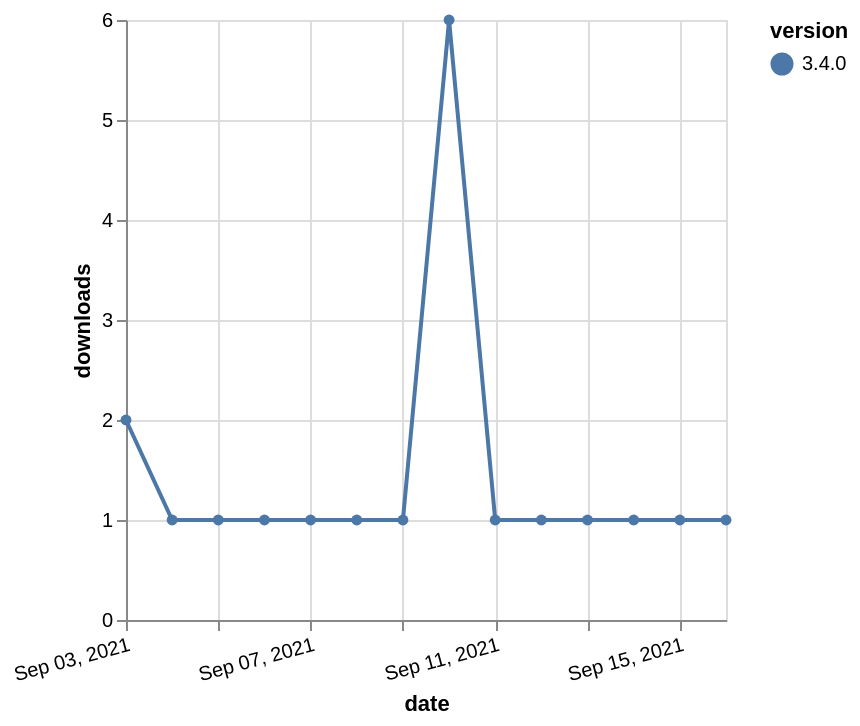

Write a Vega-Lite specification for this figure.
### Vega-Lite specification from a JSON file in a GitHub repository (floating-point values rounded to 4 significant figures)
{"$schema": "https://vega.github.io/schema/vega-lite/v5.json", "description": "A simple bar chart with embedded data.", "data": {"values": [{"date": "2021-09-03", "total": 502, "delta": 2, "version": "3.4.0"}, {"date": "2021-09-04", "total": 503, "delta": 1, "version": "3.4.0"}, {"date": "2021-09-05", "total": 504, "delta": 1, "version": "3.4.0"}, {"date": "2021-09-06", "total": 505, "delta": 1, "version": "3.4.0"}, {"date": "2021-09-07", "total": 506, "delta": 1, "version": "3.4.0"}, {"date": "2021-09-08", "total": 507, "delta": 1, "version": "3.4.0"}, {"date": "2021-09-09", "total": 508, "delta": 1, "version": "3.4.0"}, {"date": "2021-09-10", "total": 514, "delta": 6, "version": "3.4.0"}, {"date": "2021-09-11", "total": 515, "delta": 1, "version": "3.4.0"}, {"date": "2021-09-12", "total": 516, "delta": 1, "version": "3.4.0"}, {"date": "2021-09-13", "total": 517, "delta": 1, "version": "3.4.0"}, {"date": "2021-09-14", "total": 518, "delta": 1, "version": "3.4.0"}, {"date": "2021-09-15", "total": 519, "delta": 1, "version": "3.4.0"}, {"date": "2021-09-16", "total": 520, "delta": 1, "version": "3.4.0"}]}, "width": "container", "mark": {"type": "line", "point": {"filled": true}}, "encoding": {"x": {"field": "date", "type": "temporal", "timeUnit": "yearmonthdate", "title": "date", "axis": {"labelAngle": -15}}, "y": {"field": "delta", "type": "quantitative", "title": "downloads"}, "color": {"field": "version", "type": "nominal"}, "tooltip": {"field": "delta"}}}
